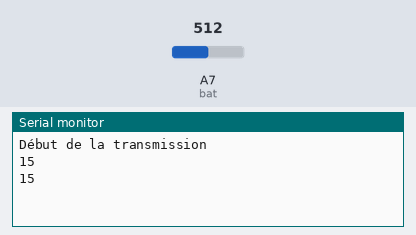
Recording of a sketch running on a simulated Arduino Nano, built with avr-gcc and run on an emulated ATmega328P. On the bench: the last lines printed to the serial monitor. The inputs (shaded band) are chosen by the test bench; at power-on: A7 (bat) = 512.

Above: at 1.8 s.
1.9 s: A7 (bat) set to 716
At 2.8 s:
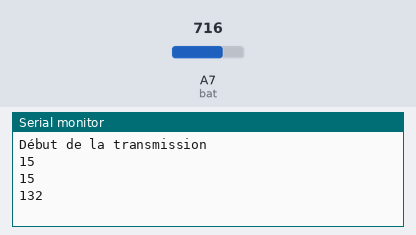
3.4 s: A7 (bat) set to 900
At 4.7 s:
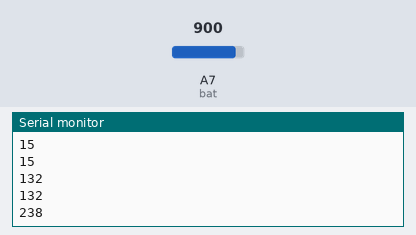
Timing chart, 0 to 6.4 s (numbered marks = the images above; inputs shaded):
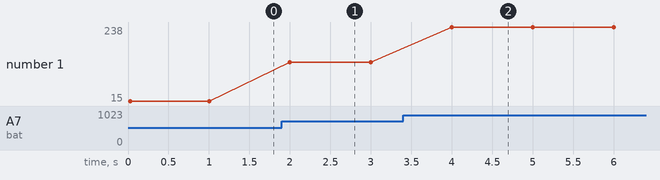

The sketch:

charge_batterie.ino
```cpp
int bat = A7;

void setup() {

  Serial.begin(9600);
  Serial.println("Début de la transmission");
  pinMode(A7,INPUT);

}

void loop() {

  int  charge = analogRead(bat);
  Serial.println(map(charge,511, 659, 15, 100)); // Conversion de la tension de la batterie en pourcentage
  delay(1000);

}
```

Measured:
- after the input at 1.9 s, the serial monitor: prints a new line after 0.10 s (image 1)
- after the input at 3.4 s, the serial monitor: prints a new line after 0.60 s (image 2)
- plotted number 1: 15 → 132 after the input at 1.9 s, 132 → 238 after the input at 3.4 s
